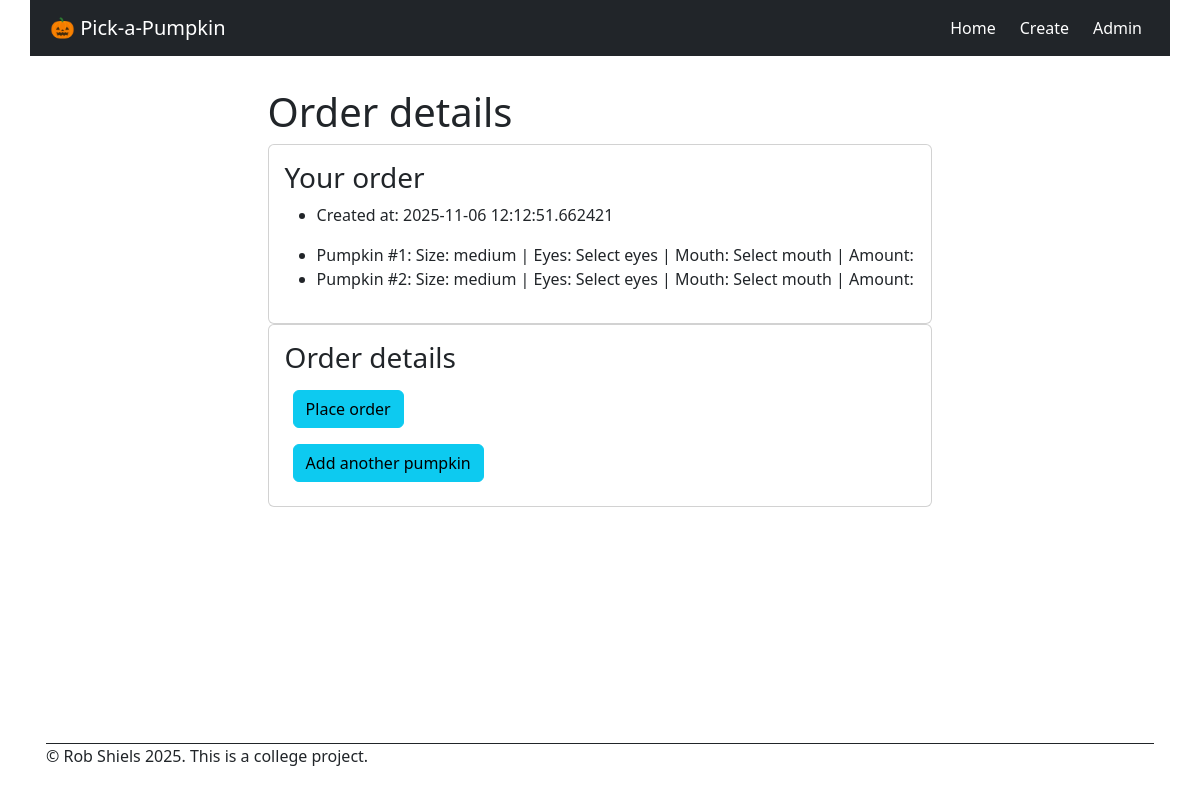
/order/7, run on the app's committed database.
### models.py (models this page shows, shortened)
class Order(db.Model):
    __tablename__ = 'order'
    order_id: Mapped[int] = mapped_column(primary_key=True)
    created_at: Mapped[datetime] = mapped_column(nullable=False,  default=lambda: datetime.now(timezone.utc))
    status: Mapped[str] = mapped_column(nullable=True)
    customer_id: Mapped[int] = mapped_column(db.ForeignKey('customer.customer_id'), nullable=True)
    customer = db.relationship('Customer', back_populates='orders')
    pumpkins = db.relationship('PumpkinDesign', back_populates='order')  # one-to-many

class PumpkinDesign(db.Model):
    __tablename__ = 'pumpkin_design'
    design_id: Mapped[int] = mapped_column(primary_key=True)
    size: Mapped[str] = mapped_column(nullable=False)
    eyes: Mapped[str] = mapped_column(nullable=False)
    mouth: Mapped[str] = mapped_column(nullable=False)
    amount: Mapped[int] = mapped_column(nullable=False)
    created_at: Mapped[datetime] = mapped_column(nullable=False,  default=lambda: datetime.now(timezone.utc))
    order_id: Mapped[int] = mapped_column(db.ForeignKey('order.order_id'), nullable=True)  # can be null initially
    order = db.relationship('Order', back_populates='pumpkins')

### app.py (the view)
@app.route('/order/<int:order_id>', methods=["GET"])
def order_submit(order_id):
    order = Order.query.get_or_404(order_id)
    return render_template('order.html', order=order)

### templates/order.html
{% extends "base.html" %}
{% block main %}
<div class="title-block">
    <h1>Order details</h1>
</div>
<div class="card">
    <div class="card-body">
        <h3 class="card-title">Your order</h3>
        <ul>
            <li>
                Created at: {{ order.created_at }}
            </li>
        </ul>
        <ul>
            {% for pumpkin in order.pumpkins %}
            <li>
                Pumpkin #{{ loop.index }}:
                Size: {{ pumpkin.size }} |
                Eyes: {{ pumpkin.eyes }} |
                Mouth: {{ pumpkin.mouth }} |
                Amount: {{ pumpkin.amount }}
            </li>
            {% else %}
            <li>No pumpkins found for this order.</li>
            {% endfor %}
        </ul>
    </div>
</div>
<div class="card narrow-card">
    <div class="card-body">
        <h3 class="card-title">Order details</h3>
        <form id="order-form" action="{{url_for('order_action', order_id=order.order_id)}}" method="post">
            <button type="submit" class="btn btn-info m-2">Place order</button>
        </form>
        <form id="add-another-pumpkin" action="{{url_for('add_another_pumpkin', order_id=order.order_id)}}"
            method="get">
            <button type="submit" class="btn btn-info m-2">Add another pumpkin</button>
        </form>
    </div>
</div>
{% endblock %}

### static/css/style.css (style rules this page uses)
* { margin: 0px; padding: 0px; font-size: 16px; }
html { height: 100%; color: white; }
body { margin: 0px; min-height: 100vh; }
@media (min-width: 480px) { body { margin: 0px 24px; max-width: 1140px; margin-left: auto; margin-right: auto; } }
@media (min-width: 480px) { .card { width:60%; } }

### data on the page
Order: created_at "2025-11-06 12:12:51.662421"
PumpkinDesign: size "medium", eyes "Select eyes", mouth "Select mouth"
PumpkinDesign: size "medium", eyes "Select eyes", mouth "Select mouth"
